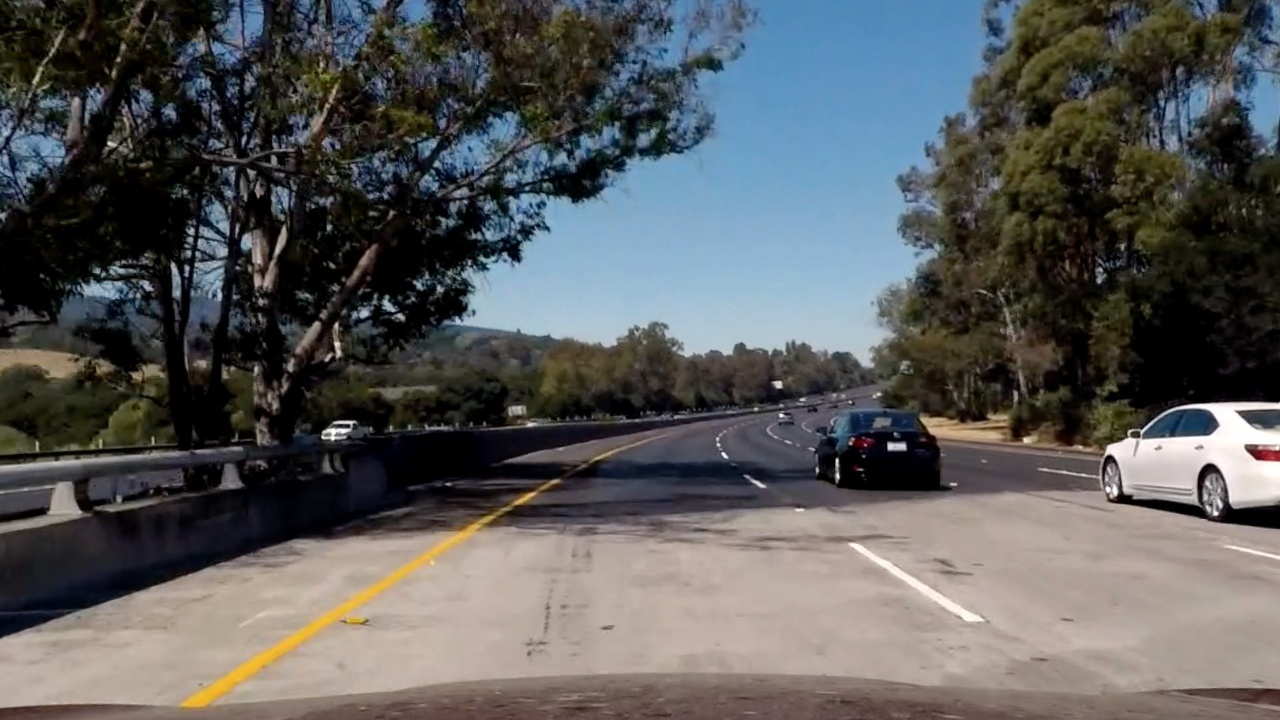
#> input picture P02_AdvancedLaneLines/input/exercise_images/bridge_shadow.jpg, 1280 x 720 px
$ python -i preprocess_helpers.py   (imports and definitions only)   (older library calls are emulated)
#> lines starting #> are read from the running program, lines starting #| are printed output that depends on the picture; after the words box and inside, x2 and y2 are one past the last pixel; in counts of white or black regions, pixels touching at a corner belong together
import numpy as np
import cv2
import matplotlib.pyplot as plt
import matplotlib.image as mpimg
from globals import *

# image = mpimg.imread('../input/exercise_images/signs_vehicles_xygrad.png')
# [1 line not run here, left out]


def multichannel_canny(img):
    """Separates the image to three channels. Applies Gaussian Blur and Canny for each channels separately, then
    combines them taking the maximum value for every pixel. Uses fixed and predefined parameters for those operations.

    Arguments:
        img: An image with three layers, e.g. RGB, BGR, HLS, HSV, etc.

    Returns:
        A grayscale image of the same size.
    """
    channels = cv2.split(img)
    r = cv2.GaussianBlur(channels[0], (5, 5), 0)
    g = cv2.GaussianBlur(channels[1], (5, 5), 0)
    b = cv2.GaussianBlur(channels[2], (5, 5), 0)
    canny_r = cv2.Canny(r, 70, 150)
    canny_g = cv2.Canny(g, 70, 150)
    canny_b = cv2.Canny(b, 70, 150)

    max_rg = cv2.max(canny_r, canny_g)
    max_rgb = cv2.max(max_rg, canny_b)
    return max_rgb


def abs_sobel_thresh(gray_img, orient='x', kernel_size=5, thresh=(0, 255)):
    """Applies Sobel in x or y direction."""
    if orient == 'x':
        deriv = (1, 0)
    elif orient == 'y':
        deriv = (0, 1)
    else:
        assert False, 'invalid orient: {}'.format(orient)

    img_sobel_float = cv2.Sobel(gray_img, cv2.CV_64F, deriv[0], deriv[1], ksize=kernel_size)
    img_sobel_float = np.absolute(img_sobel_float)
    img_scaled_sobel = np.uint8(255 * img_sobel_float / np.max(img_sobel_float))
    binary_output = np.zeros_like(img_scaled_sobel)
    binary_output[(img_scaled_sobel >= thresh[0]) & (img_scaled_sobel <= thresh[1])] = 1
    return binary_output


# [9 lines left out: function mag_thresh, not called in this run]


def dir_threshold(gray_img, kernel_size=3, thresh=(0, np.pi / 2)):
    """Applies Sobel x and y, then computes the dir of gradient. 0 means vertical."""
    sobelx = cv2.Sobel(gray_img, cv2.CV_64F, 1, 0, ksize=kernel_size)
    sobely = cv2.Sobel(gray_img, cv2.CV_64F, 0, 1, ksize=kernel_size)
    direction = np.arctan2(np.absolute(sobely), np.absolute(sobelx))
    binary_output = np.zeros_like(direction)
    binary_output[(direction >= thresh[0]) & (direction <= thresh[1])] = 1
    return binary_output


# [6 lines left out: function bin_logical_or, not called in this run]


def bin_count(threshold, *gray_bins):
    """Pixelwise count the hits in all of the inputs. Result contains true if threshold is reached."""
    count = np.zeros_like(gray_bins[0])
    for binary in gray_bins:
        count = np.add(count, binary)
    hits = np.zeros_like(gray_bins[0])
    hits[count >= threshold] = 1
    return hits


# [26 lines left out: function combined_threshold_1, not called in this run]


def combined_threshold_2(color_img, show_dbg=False):
    """Applies different methods to find the thresholds in the image."""
#> called with show_dbg = False
    color_img = cv2.GaussianBlur(color_img, (5, 5), 0)
    r, g, b = cv2.split(color_img)
    r = cv2.equalizeHist(r)
    g = cv2.equalizeHist(g)
    b = cv2.equalizeHist(b)
    bin_r_gradx = abs_sobel_thresh(r, 'x', 3, (15, 255))
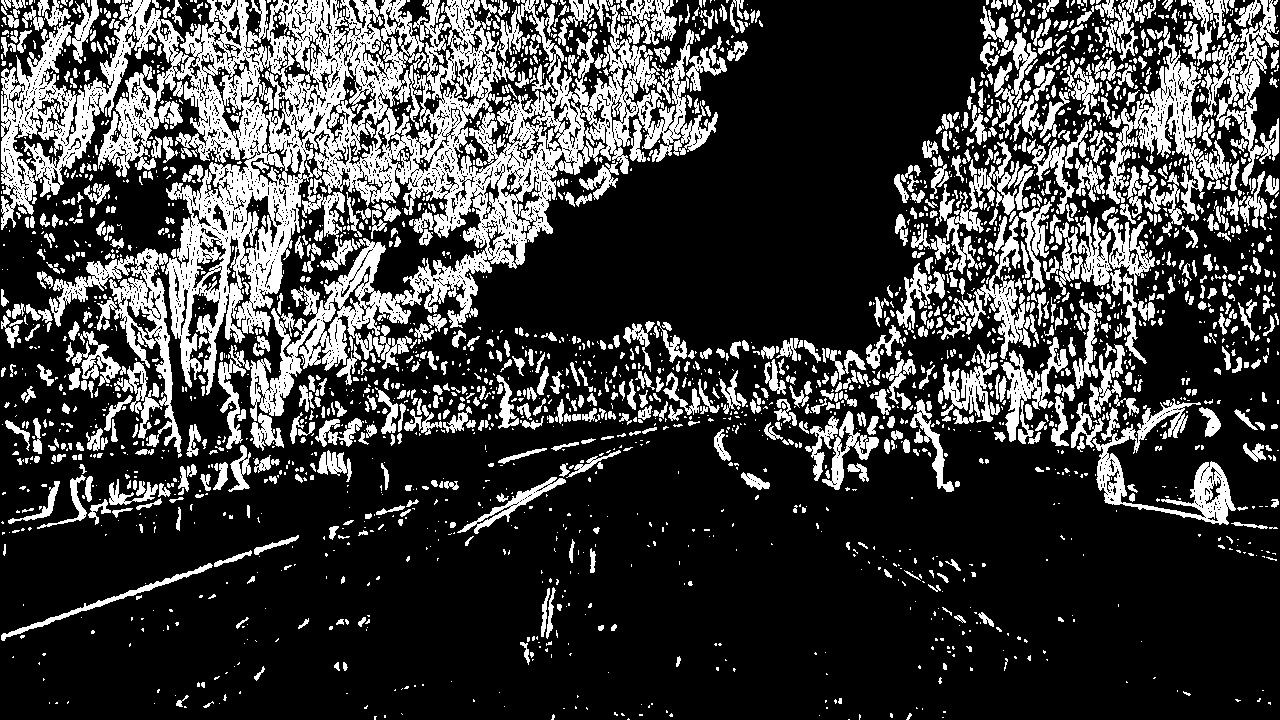
#> bin_r_gradx: shape (720, 1280); values 0 (black) and 1 (white), 24.8% white; 2868 white regions (1929 under 20 px), largest, box (x1, y1, x2, y2) and area: (1, 0, 727, 449) 97487, (1106, 26, 1230, 221) 5913, (1092, 398, 1236, 525) 4496
    bin_g_gradx = abs_sobel_thresh(g, 'x', 3, (15, 255))
#> bin_g_gradx: shape (720, 1280); values 0 (black) and 1 (white), 23.1% white; 3271 white regions (2190 under 20 px), largest, box (x1, y1, x2, y2) and area: (156, 0, 608, 449) 66894, (1, 0, 184, 230) 10343, (48, 248, 172, 406) 4917
    bin_b_gradx = abs_sobel_thresh(b, 'x', 3, (15, 255))
#> bin_b_gradx: shape (720, 1280); values 0 (black) and 1 (white), 27.5% white; 3096 white regions (2227 under 20 px), largest, box (x1, y1, x2, y2) and area: (97, 0, 671, 421) 90897, (1, 0, 185, 234) 15643, (1075, 0, 1253, 221) 10554

    hls = cv2.cvtColor(color_img, cv2.COLOR_RGB2HLS)
#> hls: shape (720, 1280, 3); mean of channels 0, 1, 2 55.4, 90.3, 62.2
    s = hls[:, :, 2]
    bin_s_gradx = abs_sobel_thresh(s, 'x', 3, (25, 255))
#> bin_s_gradx: shape (720, 1280); values 0 (black) and 1 (white), 11.7% white in thin lines or dots

    thresh_deg = (40, 75)
    thresh_rad = (thresh_deg[0] * np.pi / 180, thresh_deg[1] * np.pi / 180)
    bin_r_dir = dir_threshold(r, kernel_size=15, thresh=thresh_rad)
#> bin_r_dir: shape (720, 1280) float64; values 0 (black) and 1 (white), 37.7% white; 4976 white regions (3643 under 20 px), largest, box (x1, y1, x2, y2) and area: (288, 24, 820, 498) 30838, (139, 461, 568, 713) 19784, (686, 1, 1005, 264) 16752
    bin_g_dir = dir_threshold(g, kernel_size=15, thresh=thresh_rad)
#> bin_g_dir: shape (720, 1280) float64; values 0 (black) and 1 (white), 37.4% white; 5122 white regions (3822 under 20 px), largest, box (x1, y1, x2, y2) and area: (370, 92, 749, 429) 23012, (2, 419, 741, 709) 22867, (657, 1, 964, 300) 18174
    bin_b_dir = dir_threshold(b, kernel_size=15, thresh=thresh_rad)
#> bin_b_dir: shape (720, 1280) float64; values 0 (black) and 1 (white), 37.6% white; 5169 white regions (3839 under 20 px), largest, box (x1, y1, x2, y2) and area: (781, 508, 1273, 719) 24126, (95, 480, 531, 719) 22220, (433, 127, 714, 323) 10215
    bin_s_dir = dir_threshold(s, kernel_size=15, thresh=thresh_rad)
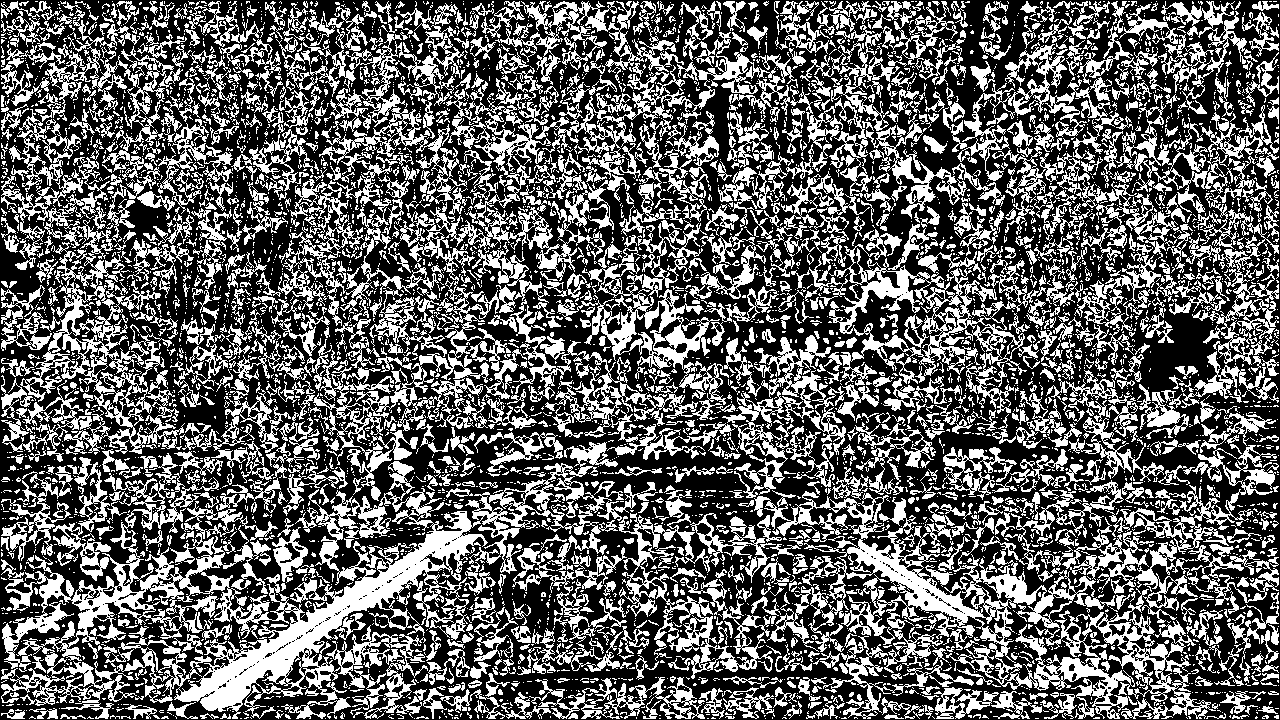
#> bin_s_dir: shape (720, 1280) float64; values 0 (black) and 1 (white), 38.5% white; 5529 white regions (4212 under 20 px), largest, box (x1, y1, x2, y2) and area: (1, 442, 618, 719) 39577, (754, 490, 1216, 719) 20440, (510, 244, 729, 438) 9788

    bin_combined = bin_count(4, bin_r_gradx, bin_g_gradx, bin_b_gradx, bin_s_gradx,
                             bin_r_dir, bin_g_dir, bin_b_dir, bin_s_dir)
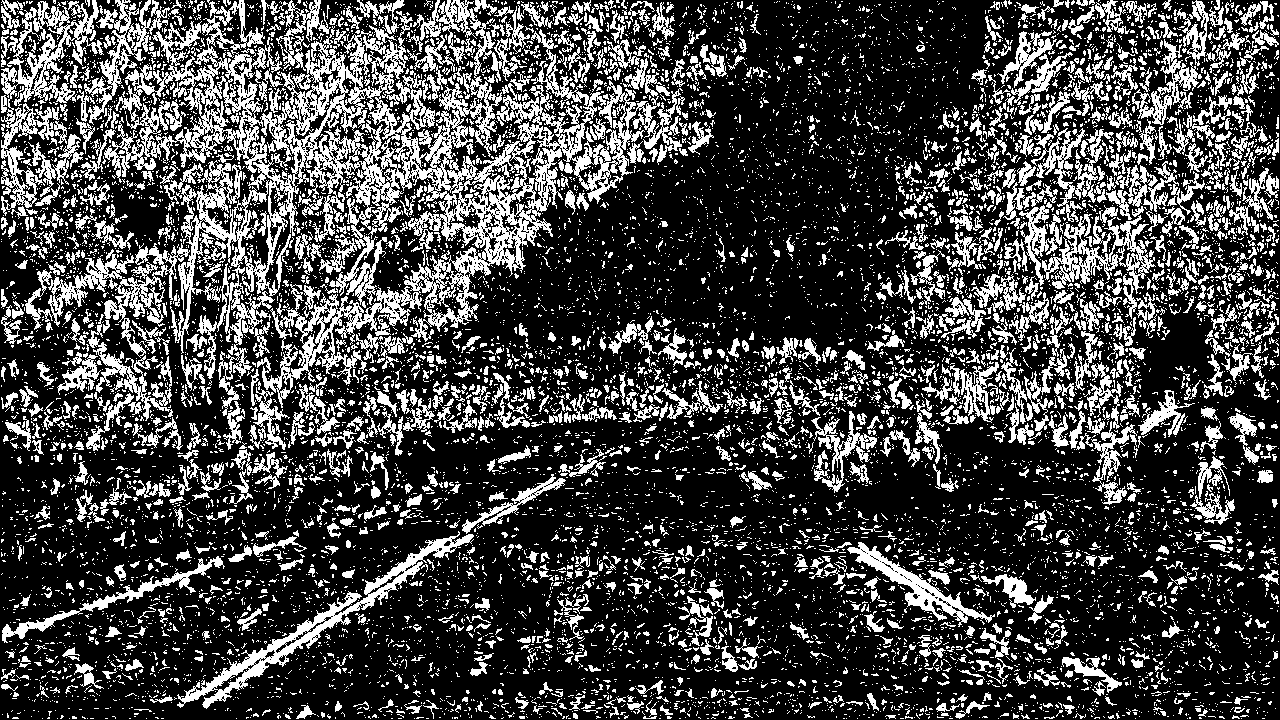
#> bin_combined: shape (720, 1280); values 0 (black) and 1 (white), 27% white; 11713 white regions (10215 under 20 px), largest, box (x1, y1, x2, y2) and area: (104, 0, 683, 408) 58140, (1, 0, 104, 216) 5786, (177, 531, 474, 709) 4911

    mcc = multichannel_canny(color_img)
#> in multichannel_canny, `canny_r = cv2.Canny(r, 70, 150)`:
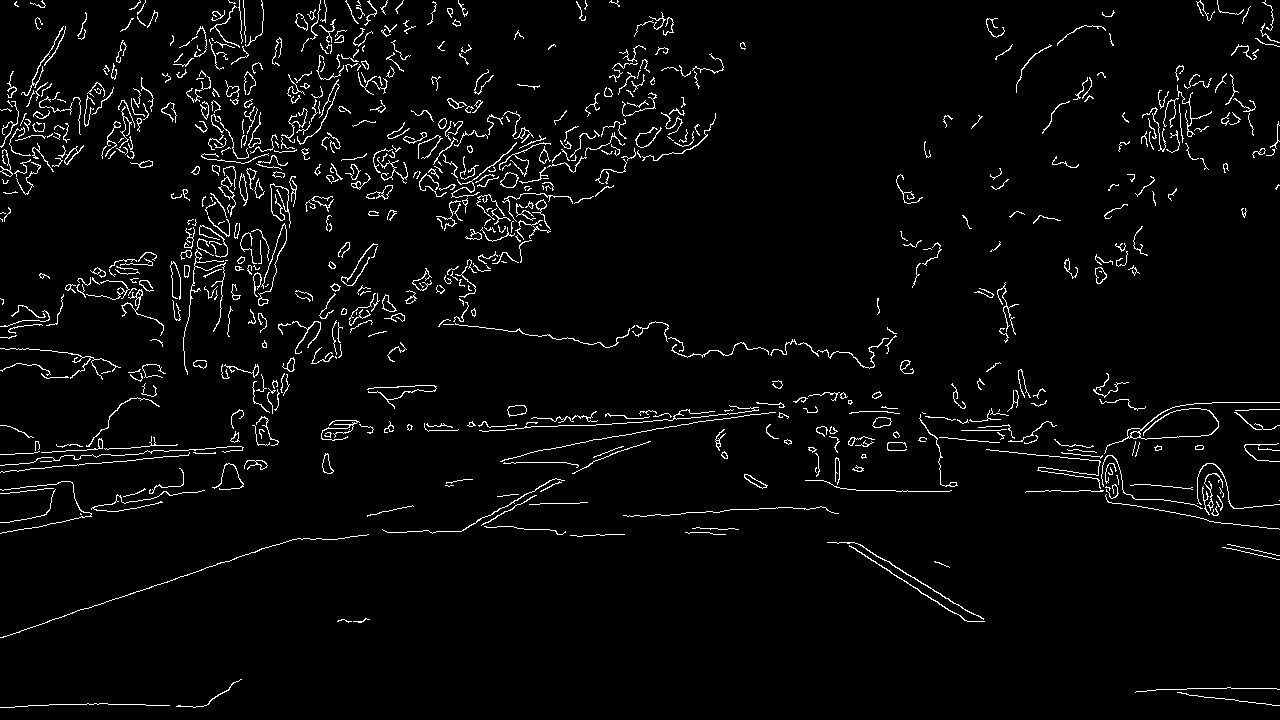
#> canny_r: shape (720, 1280); 3.5% white in thin lines or dots

    if show_dbg:
        f, ((ax1, ax2, ax3, ax4), (ax5, ax6, ax7, ax8), (ax9, ax10, ax11, ax12)) = plt.subplots(3, 4, figsize=(16, 6))
        f.tight_layout()
        ax1.set_title('Original')
        ax1.imshow(image)
        ax2.set_title('R grad x')
        ax2.imshow(bin_r_gradx, cmap='gray')
        ax3.set_title('G grad x')
        ax3.imshow(bin_g_gradx, cmap='gray')
        ax4.set_title('B grad x')
        ax4.imshow(bin_b_gradx, cmap='gray')
        ax5.set_title('S grad x')
        ax5.imshow(bin_s_gradx, cmap='gray')
        ax6.set_title('Bin R direction')
        ax6.imshow(bin_r_dir, cmap='gray')
        ax7.set_title('Bin G direction')
        ax7.imshow(bin_g_dir, cmap='gray')
        ax8.set_title('Bin B direction')
        ax8.imshow(bin_b_dir, cmap='gray')
        ax9.set_title('Bin S direction')
        ax9.imshow(bin_s_dir, cmap='gray')
        ax10.set_title('Multichannel Canny')
        ax10.imshow(mcc, cmap='gray')
        ax12.set_title('Combined')
        ax12.imshow(bin_combined, cmap='gray')
        plt.subplots_adjust(left=0., right=1, top=0.9, bottom=0.)
        plt.show()

    return bin_combined


# [414 lines left out: functions combined_threshold_3, combined_threshold_4, get_perspective_transform, warp, find_lane_pixels_sliding_window, find_lane_pixels_around_poly and 8 more, not called in this run]

>>> import cv2
>>> picture = cv2.cvtColor(cv2.imread('../input/exercise_images/bridge_shadow.jpg'), cv2.COLOR_BGR2RGB)
>>> result = combined_threshold_2(picture)
